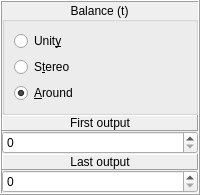
          <widget class="QFrame" name="frame_Balance">
           <property name="sizePolicy">
            <sizepolicy hsizetype="Minimum" vsizetype="Minimum">
             <horstretch>0</horstretch>
             <verstretch>0</verstretch>
            </sizepolicy>
           </property>
           <property name="frameShape">
            <enum>QFrame::Box</enum>
           </property>
           <property name="frameShadow">
            <enum>QFrame::Raised</enum>
           </property>
           <layout class="QVBoxLayout" name="verticalLayout_11">
            <property name="spacing">
             <number>0</number>
            </property>
            <property name="leftMargin">
             <number>0</number>
            </property>
            <property name="topMargin">
             <number>0</number>
            </property>
            <property name="rightMargin">
             <number>0</number>
            </property>
            <property name="bottomMargin">
             <number>0</number>
            </property>
            <item>
             <widget class="QGroupBox" name="groupBox_Balance">
              <property name="enabled">
               <bool>true</bool>
              </property>
              <property name="sizePolicy">
               <sizepolicy hsizetype="Preferred" vsizetype="Expanding">
                <horstretch>0</horstretch>
                <verstretch>0</verstretch>
               </sizepolicy>
              </property>
              <property name="font">
               <font>
                <pointsize>9</pointsize>
               </font>
              </property>
              <property name="title">
               <string>Balance (t)</string>
              </property>
              <property name="alignment">
               <set>Qt::AlignCenter</set>
              </property>
              <layout class="QVBoxLayout" name="verticalLayout_12">
               <item>
                <widget class="QRadioButton" name="radioButton_Balance_Unity">
                 <property name="text">
                  <string>Unit&amp;y</string>
                 </property>
                </widget>
               </item>
               <item>
                <widget class="QRadioButton" name="radioButton_Balance_Stereo">
                 <property name="text">
                  <string>S&amp;tereo</string>
                 </property>
                 <property name="autoExclusive">
                  <bool>true</bool>
                 </property>
                </widget>
               </item>
               <item>
                <widget class="QRadioButton" name="radioButton_Balance_Around">
                 <property name="text">
                  <string>&amp;Around</string>
                 </property>
                 <property name="checked">
                  <bool>true</bool>
                 </property>
                 <property name="autoExclusive">
                  <bool>true</bool>
                 </property>
                </widget>
               </item>
              </layout>
             </widget>
            </item>
            <item>
             <widget class="QFrame" name="frame_Outputs_First">
              <property name="frameShape">
               <enum>QFrame::NoFrame</enum>
              </property>
              <property name="frameShadow">
               <enum>QFrame::Raised</enum>
              </property>
              <layout class="QVBoxLayout" name="verticalLayout_47">
               <property name="spacing">
                <number>0</number>
               </property>
               <property name="sizeConstraint">
                <enum>QLayout::SetMaximumSize</enum>
               </property>
               <property name="leftMargin">
                <number>0</number>
               </property>
               <property name="topMargin">
                <number>0</number>
               </property>
               <property name="rightMargin">
                <number>0</number>
               </property>
               <property name="bottomMargin">
                <number>0</number>
               </property>
               <item>
                <widget class="QFrame" name="frame_Label_Outputs_First">
                 <property name="frameShape">
                  <enum>QFrame::NoFrame</enum>
                 </property>
                 <property name="frameShadow">
                  <enum>QFrame::Raised</enum>
                 </property>
                 <layout class="QVBoxLayout" name="verticalLayout_48">
                  <property name="leftMargin">
                   <number>0</number>
                  </property>
                  <property name="topMargin">
                   <number>0</number>
                  </property>
                  <property name="rightMargin">
                   <number>0</number>
                  </property>
                  <property name="bottomMargin">
                   <number>0</number>
                  </property>
                  <item>
                   <widget class="QLabel" name="label_Outputs_First">
                    <property name="font">
                     <font>
                      <pointsize>9</pointsize>
                     </font>
                    </property>
                    <property name="autoFillBackground">
                     <bool>false</bool>
                    </property>
                    <property name="frameShape">
                     <enum>QFrame::Panel</enum>
                    </property>
                    <property name="frameShadow">
                     <enum>QFrame::Raised</enum>
                    </property>
                    <property name="text">
                     <string>First output</string>
                    </property>
                    <property name="alignment">
                     <set>Qt::AlignCenter</set>
                    </property>
                   </widget>
                  </item>
                 </layout>
                </widget>
               </item>
               <item>
                <widget class="QDoubleSpinBox" name="doubleSpinBox_Output_First">
                 <property name="font">
                  <font>
                   <pointsize>9</pointsize>
                  </font>
                 </property>
                 <property name="wrapping">
                  <bool>false</bool>
                 </property>
                 <property name="frame">
                  <bool>true</bool>
                 </property>
                 <property name="buttonSymbols">
                  <enum>QAbstractSpinBox::UpDownArrows</enum>
                 </property>
                 <property name="keyboardTracking">
                  <bool>false</bool>
                 </property>
                 <property name="showGroupSeparator" stdset="0">
                  <bool>false</bool>
                 </property>
                 <property name="decimals">
                  <number>0</number>
                 </property>
                 <property name="minimum">
                  <double>0.000000000000000</double>
                 </property>
                 <property name="maximum">
                  <double>15.000000000000000</double>
                 </property>
                 <property name="singleStep">
                  <double>1.000000000000000</double>
                 </property>
                 <property name="value">
                  <double>0.000000000000000</double>
                 </property>
                </widget>
               </item>
              </layout>
             </widget>
            </item>
            <item>
             <widget class="QFrame" name="frame_Outputs_Last">
              <property name="frameShape">
               <enum>QFrame::NoFrame</enum>
              </property>
              <property name="frameShadow">
               <enum>QFrame::Raised</enum>
              </property>
              <layout class="QVBoxLayout" name="verticalLayout_49">
               <property name="spacing">
                <number>0</number>
               </property>
               <property name="sizeConstraint">
                <enum>QLayout::SetMaximumSize</enum>
               </property>
               <property name="leftMargin">
                <number>0</number>
               </property>
               <property name="topMargin">
                <number>0</number>
               </property>
               <property name="rightMargin">
                <number>0</number>
               </property>
               <property name="bottomMargin">
                <number>0</number>
               </property>
               <item>
                <widget class="QFrame" name="frame_Label_Outputs_Last">
                 <property name="frameShape">
                  <enum>QFrame::NoFrame</enum>
                 </property>
                 <property name="frameShadow">
                  <enum>QFrame::Raised</enum>
                 </property>
                 <layout class="QVBoxLayout" name="verticalLayout_50">
                  <property name="leftMargin">
                   <number>0</number>
                  </property>
                  <property name="topMargin">
                   <number>0</number>
                  </property>
                  <property name="rightMargin">
                   <number>0</number>
                  </property>
                  <property name="bottomMargin">
                   <number>0</number>
                  </property>
                  <item>
                   <widget class="QLabel" name="label_Outputs_Last">
                    <property name="font">
                     <font>
                      <pointsize>9</pointsize>
                     </font>
                    </property>
                    <property name="autoFillBackground">
                     <bool>false</bool>
                    </property>
                    <property name="frameShape">
                     <enum>QFrame::Panel</enum>
                    </property>
                    <property name="frameShadow">
                     <enum>QFrame::Raised</enum>
                    </property>
                    <property name="text">
                     <string>Last output</string>
                    </property>
                    <property name="alignment">
                     <set>Qt::AlignCenter</set>
                    </property>
                   </widget>
                  </item>
                 </layout>
                </widget>
               </item>
               <item>
                <widget class="QDoubleSpinBox" name="doubleSpinBox_Output_Last">
                 <property name="font">
                  <font>
                   <pointsize>9</pointsize>
                  </font>
                 </property>
                 <property name="wrapping">
                  <bool>false</bool>
                 </property>
                 <property name="frame">
                  <bool>true</bool>
                 </property>
                 <property name="buttonSymbols">
                  <enum>QAbstractSpinBox::UpDownArrows</enum>
                 </property>
                 <property name="keyboardTracking">
                  <bool>false</bool>
                 </property>
                 <property name="showGroupSeparator" stdset="0">
                  <bool>false</bool>
                 </property>
                 <property name="decimals">
                  <number>0</number>
                 </property>
                 <property name="minimum">
                  <double>0.000000000000000</double>
                 </property>
                 <property name="maximum">
                  <double>15.000000000000000</double>
                 </property>
                 <property name="singleStep">
                  <double>1.000000000000000</double>
                 </property>
                 <property name="value">
                  <double>0.000000000000000</double>
                 </property>
                </widget>
               </item>
              </layout>
             </widget>
            </item>
           </layout>
          </widget>
